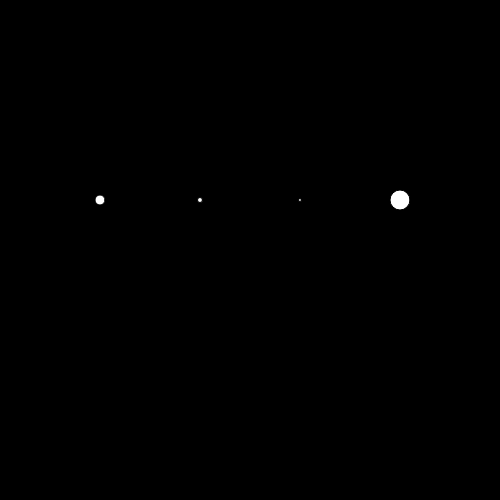
Frame 1 (no input)
Frame 60 (no input): identical to frame 1, image omitted
Frame 120 (the mouse pressed at the canvas centre since frame 60): identical to frame 1, image omitted

The p5.js sketch that drew this single still picture (run headless with seeded random() and noise() and a simulated clock; from frame 60 on, the mouse is pressed at the canvas centre):

// p5.js sketch
// ── sketch.js
var nums = [10, 5, 3, 20];
var num = 23;
var index = 0; 


function setup() {
  createCanvas(500, 500);
}

function draw() {
  background(0);
   for (var i = 0; i < 4; i++){
     ellipse(i*100+100, 200, nums[i], nums[i]);
   }
  //the hardcoded way to do it. 
  // ellipse(200, 200, nums[0], nums[0]);
  // ellipse(200, 200, nums[1], nums[1]);
  // ellipse(300, 200, nums[2], nums[2]);
  // ellipse(400, 200, nums[3], nums[3]);
}
